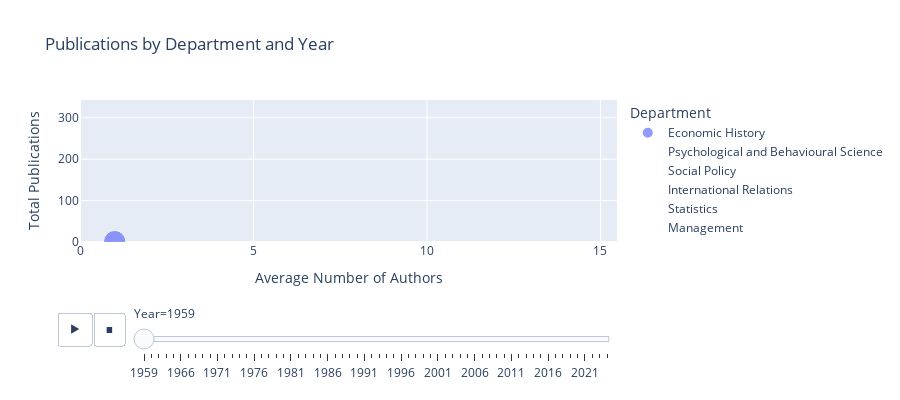

The notebook cell this image was saved under:
### Markdown cell above
Below is sized by average number of authors per publication but can also be sized by total number of publications, can't decide which is better

### Code cell
import plotly.express as px

# creating interactive scatter plot
fig = px.scatter(empty_df, x="Average Authors", y="Total Publications", height=400,
                 size="Average Authors", color="Department", animation_frame="Year",
                 animation_group="Department", hover_name="Department", size_max=60,
                 range_x=[0, empty_df['Average Authors'].max() + 1],
                 range_y=[0, empty_df['Total Publications'].max() + 1],
                 title="Publications by Department and Year")

# adding titles
fig.update_layout(
    xaxis_title="Average Number of Authors",
    yaxis_title="Total Publications",
    legend_title="Department",
    title="Publications by Department and Year",
    )

# displaying plot
fig.show()

### Figure 1 — Plotly figure (JSON) as saved in the notebook; plotly's stock layout.template omitted (floating-point values rounded to 4 significant figures)
{"data": [{"hovertemplate": "<b>%{hovertext}</b><br><br>Department=Economic History<br>Year=1959<br>Average Authors=%{marker.size}<br>Total Publications=%{y}<extra></extra>", "hovertext": ["Economic History"], "ids": ["Economic History"], "legendgroup": "Economic History", "marker": {"color": "#636efa", "size": [1], "sizemode": "area", "sizeref": 0.004021, "symbol": "circle"}, "mode": "markers", "name": "Economic History", "orientation": "v", "showlegend": true, "type": "scatter", "x": [1], "xaxis": "x", "y": [1], "yaxis": "y"}, {"hovertemplate": "<b>%{hovertext}</b><br><br>Department=Psychological and Behavioural Science<br>Year=1959<br>Average Authors=%{marker.size}<br>Total Publications=%{y}<extra></extra>", "hovertext": ["Psychological and Behavioural Science"], "ids": ["Psychological and Behavioural Science"], "legendgroup": "Psychological and Behavioural Science", "marker": {"color": "#EF553B", "size": [0], "sizemode": "area", "sizeref": 0.004021, "symbol": "circle"}, "mode": "markers", "name": "Psychological and Behavioural Science", "orientation": "v", "showlegend": true, "type": "scatter", "x": [0], "xaxis": "x", "y": [0], "yaxis": "y"}, {"hovertemplate": "<b>%{hovertext}</b><br><br>Department=Social Policy<br>Year=1959<br>Average Authors=%{marker.size}<br>Total Publications=%{y}<extra></extra>", "hovertext": ["Social Policy"], "ids": ["Social Policy"], "legendgroup": "Social Policy", "marker": {"color": "#00cc96", "size": [0], "sizemode": "area", "sizeref": 0.004021, "symbol": "circle"}, "mode": "markers", "name": "Social Policy", "orientation": "v", "showlegend": true, "type": "scatter", "x": [0], "xaxis": "x", "y": [0], "yaxis": "y"}, {"hovertemplate": "<b>%{hovertext}</b><br><br>Department=International Relations<br>Year=1959<br>Average Authors=%{marker.size}<br>Total Publications=%{y}<extra></extra>", "hovertext": ["International Relations"], "ids": ["International Relations"], "legendgroup": "International Relations", "marker": {"color": "#ab63fa", "size": [0], "sizemode": "area", "sizeref": 0.004021, "symbol": "circle"}, "mode": "markers", "name": "International Relations", "orientation": "v", "showlegend": true, "type": "scatter", "x": [0], "xaxis": "x", "y": [0], "yaxis": "y"}, {"hovertemplate": "<b>%{hovertext}</b><br><br>Department=Statistics<br>Year=1959<br>Average Authors=%{marker.size}<br>Total Publications=%{y}<extra></extra>", "hovertext": ["Statistics"], "ids": ["Statistics"], "legendgroup": "Statistics", "marker": {"color": "#FFA15A", "size": [0], "sizemode": "area", "sizeref": 0.004021, "symbol": "circle"}, "mode": "markers", "name": "Statistics", "orientation": "v", "showlegend": true, "type": "scatter", "x": [0], "xaxis": "x", "y": [0], "yaxis": "y"}, {"hovertemplate": "<b>%{hovertext}</b><br><br>Department=Management<br>Year=1959<br>Average Authors=%{marker.size}<br>Total Publications=%{y}<extra></extra>", "hovertext": ["Management"], "ids": ["Management"], "legendgroup": "Management", "marker": {"color": "#19d3f3", "size": [0], "sizemode": "area", "sizeref": 0.004021, "symbol": "circle"}, "mode": "markers", "name": "Management", "orientation": "v", "showlegend": true, "type": "scatter", "x": [0], "xaxis": "x", "y": [0], "yaxis": "y"}, {"hovertemplate": "<b>%{hovertext}</b><br><br>Department=Anthropology<br>Year=1959<br>Average Authors=%{marker.size}<br>Total Publications=%{y}<extra></extra>", "hovertext": ["Anthropology"], "ids": ["Anthropology"], "legendgroup": "Anthropology", "marker": {"color": "#FF6692", "size": [0], "sizemode": "area", "sizeref": 0.004021, "symbol": "circle"}, "mode": "markers", "name": "Anthropology", "orientation": "v", "showlegend": true, "type": "scatter", "x": [0], "xaxis": "x", "y": [0], "yaxis": "y"}, {"hovertemplate": "<b>%{hovertext}</b><br><br>Department=Finance<br>Year=1959<br>Average Authors=%{marker.size}<br>Total Publications=%{y}<extra></extra>", "hovertext": ["Finance"], "ids": ["Finance"], "legendgroup": "Finance", "marker": {"color": "#B6E880", "size": [0], "sizemode": "area", "sizeref": 0.004021, "symbol": "circle"}, "mode": "markers", "name": "Finance", "orientation": "v", "showlegend": true, "type": "scatter", "x": [0], "xaxis": "x", "y": [0], "yaxis": "y"}, {"hovertemplate": "<b>%{hovertext}</b><br><br>Department=Geography and Environment<br>Year=1959<br>Average Authors=%{marker.size}<br>Total Publications=%{y}<extra></extra>", "hovertext": ["Geography and Environment"], "ids": ["Geography and Environment"], "legendgroup": "Geography and Environment", "marker": {"color": "#FF97FF", "size": [0], "sizemode": "area", "sizeref": 0.004021, "symbol": "circle"}, "mode": "markers", "name": "Geography and Environment", "orientation": "v", "showlegend": true, "type": "scatter", "x": [0], "xaxis": "x", "y": [0], "yaxis": "y"}, {"hovertemplate": "<b>%{hovertext}</b><br><br>Department=Mathematics<br>Year=1959<br>Average Authors=%{marker.size}<br>Total Publications=%{y}<extra></extra>", "hovertext": ["Mathematics"], "ids": ["Mathematics"], "legendgroup": "Mathematics", "marker": {"color": "#FECB52", "size": [0], "sizemode": "area", "sizeref": 0.004021, "symbol": "circle"}, "mode": "markers", "name": "Mathematics", "orientation": "v", "showlegend": true, "type": "scatter", "x": [0], "xaxis": "x", "y": [0], "yaxis": "y"}, {"hovertemplate": "<b>%{hovertext}</b><br><br>Department=Sociology<br>Year=1959<br>Average Authors=%{marker.size}<br>Total Publications=%{y}<extra></extra>", "hovertext": ["Sociology"], "ids": ["Sociology"], "legendgroup": "Sociology", "marker": {"color": "#636efa", "size": [0], "sizemode": "area", "sizeref": 0.004021, "symbol": "circle"}, "mode": "markers", "name": "Sociology", "orientation": "v", "showlegend": true, "type": "scatter", "x": [0], "xaxis": "x", "y": [0], "yaxis": "y"}, {"hovertemplate": "<b>%{hovertext}</b><br><br>Department=Government<br>Year=1959<br>Average Authors=%{marker.size}<br>Total Publications=%{y}<extra></extra>", "hovertext": ["Government"], "ids": ["Government"], "legendgroup": "Government", "marker": {"color": "#EF553B", "size": [0], "sizemode": "area", "sizeref": 0.004021, "symbol": "circle"}, "mode": "markers", "name": "Government", "orientation": "v", "showlegend": true, "type": "scatter", "x": [0], "xaxis": "x", "y": [0], "yaxis": "y"}], "layout": {"height": 400, "legend": {"itemsizing": "constant", "title": {"text": "Department"}, "tracegroupgap": 0}, "sliders": [{"active": 0, "currentvalue": {"prefix": "Year="}, "len": 0.9, "pad": {"b": 10, "t": 60}, "steps": [{"args": [["1959"], {"frame": {"duration": 0, "redraw": false}, "fromcurrent": true, "mode": "immediate", "transition": {"duration": 0, "easing": "linear"}}], "label": "1959", "method": "animate"}, {"args": [["1962"], {"frame": {"duration": 0, "redraw": false}, "fromcurrent": true, "mode": "immediate", "transition": {"duration": 0, "easing": "linear"}}], "label": "1962", "method": "animate"}, {"args": [["1963"], {"frame": {"duration": 0, "redraw": false}, "fromcurrent": true, "mode": "immediate", "transition": {"duration": 0, "easing": "linear"}}], "label": "1963", "method": "animate"}, {"args": [["1964"], {"frame": {"duration": 0, "redraw": false}, "fromcurrent": true, "mode": "immediate", "transition": {"duration": 0, "easing": "linear"}}], "label": "1964", "method": "animate"}, {"args": [["1965"], {"frame": {"duration": 0, "redraw": false}, "fromcurrent": true, "mode": "immediate", "transition": {"duration": 0, "easing": "linear"}}], "label": "1965", "method": "animate"}, {"args": [["1966"], {"frame": {"duration": 0, "redraw": false}, "fromcurrent": true, "mode": "immediate", "transition": {"duration": 0, "easing": "linear"}}], "label": "1966", "method": "animate"}, {"args": [["1967"], {"frame": {"duration": 0, "redraw": false}, "fromcurrent": true, "mode": "immediate", "transition": {"duration": 0, "easing": "linear"}}], "label": "1967", "method": "animate"}, {"args": [["1968"], {"frame": {"duration": 0, "redraw": false}, "fromcurrent": true, "mode": "immediate", "transition": {"duration": 0, "easing": "linear"}}], "label": "1968", "method": "animate"}, {"args": [["1969"], {"frame": {"duration": 0, "redraw": false}, "fromcurrent": true, "mode": "immediate", "transition": {"duration": 0, "easing": "linear"}}], "label": "1969", "method": "animate"}, {"args": [["1970"], {"frame": {"duration": 0, "redraw": false}, "fromcurrent": true, "mode": "immediate", "transition": {"duration": 0, "easing": "linear"}}], "label": "1970", "method": "animate"}, {"args": [["1971"], {"frame": {"duration": 0, "redraw": false}, "fromcurrent": true, "mode": "immediate", "transition": {"duration": 0, "easing": "linear"}}], "label": "1971", "method": "animate"}, {"args": [["1972"], {"frame": {"duration": 0, "redraw": false}, "fromcurrent": true, "mode": "immediate", "transition": {"duration": 0, "easing": "linear"}}], "label": "1972", "method": "animate"}, {"args": [["1973"], {"frame": {"duration": 0, "redraw": false}, "fromcurrent": true, "mode": "immediate", "transition": {"duration": 0, "easing": "linear"}}], "label": "1973", "method": "animate"}, {"args": [["1974"], {"frame": {"duration": 0, "redraw": false}, "fromcurrent": true, "mode": "immediate", "transition": {"duration": 0, "easing": "linear"}}], "label": "1974", "method": "animate"}, {"args": [["1975"], {"frame": {"duration": 0, "redraw": false}, "fromcurrent": true, "mode": "immediate", "transition": {"duration": 0, "easing": "linear"}}], "label": "1975", "method": "animate"}, {"args": [["1976"], {"frame": {"duration": 0, "redraw": false}, "fromcurrent": true, "mode": "immediate", "transition": {"duration": 0, "easing": "linear"}}], "label": "1976", "method": "animate"}, {"args": [["1977"], {"frame": {"duration": 0, "redraw": false}, "fromcurrent": true, "mode": "immediate", "transition": {"duration": 0, "easing": "linear"}}], "label": "1977", "method": "animate"}, {"args": [["1978"], {"frame": {"duration": 0, "redraw": false}, "fromcurrent": true, "mode": "immediate", "transition": {"duration": 0, "easing": "linear"}}], "label": "1978", "method": "animate"}, {"args": [["1979"], {"frame": {"duration": 0, "redraw": false}, "fromcurrent": true, "mode": "immediate", "transition": {"duration": 0, "easing": "linear"}}], "label": "1979", "method": "animate"}, {"args": [["1980"], {"frame": {"duration": 0, "redraw": false}, "fromcurrent": true, "mode": "immediate", "transition": {"duration": 0, "easing": "linear"}}], "label": "1980", "method": "animate"}, {"args": [["1981"], {"frame": {"duration": 0, "redraw": false}, "fromcurrent": true, "mode": "immediate", "transition": {"duration": 0, "easing": "linear"}}], "label": "1981", "method": "animate"}, {"args": [["1982"], {"frame": {"duration": 0, "redraw": false}, "fromcurrent": true, "mode": "immediate", "transition": {"duration": 0, "easing": "linear"}}], "label": "1982", "method": "animate"}, {"args": [["1983"], {"frame": {"duration": 0, "redraw": false}, "fromcurrent": true, "mode": "immediate", "transition": {"duration": 0, "easing": "linear"}}], "label": "1983", "method": "animate"}, {"args": [["1984"], {"frame": {"duration": 0, "redraw": false}, "fromcurrent": true, "mode": "immediate", "transition": {"duration": 0, "easing": "linear"}}], "label": "1984", "method": "animate"}, {"args": [["1985"], {"frame": {"duration": 0, "redraw": false}, "fromcurrent": true, "mode": "immediate", "transition": {"duration": 0, "easing": "linear"}}], "label": "1985", "method": "animate"}, {"args": [["1986"], {"frame": {"duration": 0, "redraw": false}, "fromcurrent": true, "mode": "immediate", "transition": {"duration": 0, "easing": "linear"}}], "label": "1986", "method": "animate"}, {"args": [["1987"], {"frame": {"duration": 0, "redraw": false}, "fromcurrent": true, "mode": "immediate", "transition": {"duration": 0, "easing": "linear"}}], "label": "1987", "method": "animate"}, {"args": [["1988"], {"frame": {"duration": 0, "redraw": false}, "fromcurrent": true, "mode": "immediate", "transition": {"duration": 0, "easing": "linear"}}], "label": "1988", "method": "animate"}, {"args": [["1989"], {"frame": {"duration": 0, "redraw": false}, "fromcurrent": true, "mode": "immediate", "transition": {"duration": 0, "easing": "linear"}}], "label": "1989", "method": "animate"}, {"args": [["1990"], {"frame": {"duration": 0, "redraw": false}, "fromcurrent": true, "mode": "immediate", "transition": {"duration": 0, "easing": "linear"}}], "label": "1990", "method": "animate"}, {"args": [["1991"], {"frame": {"duration": 0, "redraw": false}, "fromcurrent": true, "mode": "immediate", "transition": {"duration": 0, "easing": "linear"}}], "label": "1991", "method": "animate"}, {"args": [["1992"], {"frame": {"duration": 0, "redraw": false}, "fromcurrent": true, "mode": "immediate", "transition": {"duration": 0, "easing": "linear"}}], "label": "1992", "method": "animate"}, {"args": [["1993"], {"frame": {"duration": 0, "redraw": false}, "fromcurrent": true, "mode": "immediate", "transition": {"duration": 0, "easing": "linear"}}], "label": "1993", "method": "animate"}, {"args": [["1994"], {"frame": {"duration": 0, "redraw": false}, "fromcurrent": true, "mode": "immediate", "transition": {"duration": 0, "easing": "linear"}}], "label": "1994", "method": "animate"}, {"args": [["1995"], {"frame": {"duration": 0, "redraw": false}, "fromcurrent": true, "mode": "immediate", "transition": {"duration": 0, "easing": "linear"}}], "label": "1995", "method": "animate"}, {"args": [["1996"], {"frame": {"duration": 0, "redraw": false}, "fromcurrent": true, "mode": "immediate", "transition": {"duration": 0, "easing": "linear"}}], "label": "1996", "method": "animate"}, {"args": [["1997"], {"frame": {"duration": 0, "redraw": false}, "fromcurrent": true, "mode": "immediate", "transition": {"duration": 0, "easing": "linear"}}], "label": "1997", "method": "animate"}, {"args": [["1998"], {"frame": {"duration": 0, "redraw": false}, "fromcurrent": true, "mode": "immediate", "transition": {"duration": 0, "easing": "linear"}}], "label": "1998", "method": "animate"}, {"args": [["1999"], {"frame": {"duration": 0, "redraw": false}, "fromcurrent": true, "mode": "immediate", "transition": {"duration": 0, "easing": "linear"}}], "label": "1999", "method": "animate"}, {"args": [["2000"], {"frame": {"duration": 0, "redraw": false}, "fromcurrent": true, "mode": "immediate", "transition": {"duration": 0, "easing": "linear"}}], "label": "2000", "method": "animate"}, {"args": [["2001"], {"frame": {"duration": 0, "redraw": false}, "fromcurrent": true, "mode": "immediate", "transition": {"duration": 0, "easing": "linear"}}], "label": "2001", "method": "animate"}, {"args": [["2002"], {"frame": {"duration": 0, "redraw": false}, "fromcurrent": true, "mode": "immediate", "transition": {"duration": 0, "easing": "linear"}}], "label": "2002", "method": "animate"}, {"args": [["2003"], {"frame": {"duration": 0, "redraw": false}, "fromcurrent": true, "mode": "immediate", "transition": {"duration": 0, "easing": "linear"}}], "label": "2003", "method": "animate"}, {"args": [["2004"], {"frame": {"duration": 0, "redraw": false}, "fromcurrent": true, "mode": "immediate", "transition": {"duration": 0, "easing": "linear"}}], "label": "2004", "method": "animate"}, {"args": [["2005"], {"frame": {"duration": 0, "redraw": false}, "fromcurrent": true, "mode": "immediate", "transition": {"duration": 0, "easing": "linear"}}], "label": "2005", "method": "animate"}, {"args": [["2006"], {"frame": {"duration": 0, "redraw": false}, "fromcurrent": true, "mode": "immediate", "transition": {"duration": 0, "easing": "linear"}}], "label": "2006", "method": "animate"}, {"args": [["2007"], {"frame": {"duration": 0, "redraw": false}, "fromcurrent": true, "mode": "immediate", "transition": {"duration": 0, "easing": "linear"}}], "label": "2007", "method": "animate"}, {"args": [["2008"], {"frame": {"duration": 0, "redraw": false}, "fromcurrent": true, "mode": "immediate", "transition": {"duration": 0, "easing": "linear"}}], "label": "2008", "method": "animate"}, {"args": [["2009"], {"frame": {"duration": 0, "redraw": false}, "fromcurrent": true, "mode": "immediate", "transition": {"duration": 0, "easing": "linear"}}], "label": "2009", "method": "animate"}, {"args": [["2010"], {"frame": {"duration": 0, "redraw": false}, "fromcurrent": true, "mode": "immediate", "transition": {"duration": 0, "easing": "linear"}}], "label": "2010", "method": "animate"}, {"args": [["2011"], {"frame": {"duration": 0, "redraw": false}, "fromcurrent": true, "mode": "immediate", "transition": {"duration": 0, "easing": "linear"}}], "label": "2011", "method": "animate"}, {"args": [["2012"], {"frame": {"duration": 0, "redraw": false}, "fromcurrent": true, "mode": "immediate", "transition": {"duration": 0, "easing": "linear"}}], "label": "2012", "method": "animate"}, {"args": [["2013"], {"frame": {"duration": 0, "redraw": false}, "fromcurrent": true, "mode": "immediate", "transition": {"duration": 0, "easing": "linear"}}], "label": "2013", "method": "animate"}, {"args": [["2014"], {"frame": {"duration": 0, "redraw": false}, "fromcurrent": true, "mode": "immediate", "transition": {"duration": 0, "easing": "linear"}}], "label": "2014", "method": "animate"}, {"args": [["2015"], {"frame": {"duration": 0, "redraw": false}, "fromcurrent": true, "mode": "immediate", "transition": {"duration": 0, "easing": "linear"}}], "label": "2015", "method": "animate"}, {"args": [["2016"], {"frame": {"duration": 0, "redraw": false}, "fromcurrent": true, "mode": "immediate", "transition": {"duration": 0, "easing": "linear"}}], "label": "2016", "method": "animate"}, {"args": [["2017"], {"frame": {"duration": 0, "redraw": false}, "fromcurrent": true, "mode": "immediate", "transition": {"duration": 0, "easing": "linear"}}], "label": "2017", "method": "animate"}, {"args": [["2018"], {"frame": {"duration": 0, "redraw": false}, "fromcurrent": true, "mode": "immediate", "transition": {"duration": 0, "easing": "linear"}}], "label": "2018", "method": "animate"}, {"args": [["2019"], {"frame": {"duration": 0, "redraw": false}, "fromcurrent": true, "mode": "immediate", "transition": {"duration": 0, "easing": "linear"}}], "label": "2019", "method": "animate"}, {"args": [["2020"], {"frame": {"duration": 0, "redraw": false}, "fromcurrent": true, "mode": "immediate", "transition": {"duration": 0, "easing": "linear"}}], "label": "2020", "method": "animate"}, {"args": [["2021"], {"frame": {"duration": 0, "redraw": false}, "fromcurrent": true, "mode": "immediate", "transition": {"duration": 0, "easing": "linear"}}], "label": "2021", "method": "animate"}, {"args": [["2022"], {"frame": {"duration": 0, "redraw": false}, "fromcurrent": true, "mode": "immediate", "transition": {"duration": 0, "easing": "linear"}}], "label": "2022", "method": "animate"}, {"args": [["2023"], {"frame": {"duration": 0, "redraw": false}, "fromcurrent": true, "mode": "immediate", "transition": {"duration": 0, "easing": "linear"}}], "label": "2023", "method": "animate"}, {"args": [["2024"], {"frame": {"duration": 0, "redraw": false}, "fromcurrent": true, "mode": "immediate", "transition": {"duration": 0, "easing": "linear"}}], "label": "2024", "method": "animate"}], "x": 0.1, "xanchor": "left", "y": 0, "yanchor": "top"}], "title": {"text": "Publications by Department and Year"}, "updatemenus": [{"buttons": [{"args": [null, {"frame": {"duration": 500, "redraw": false}, "fromcurrent": true, "mode": "immediate", "transition": {"duration": 500, "easing": "linear"}}], "label": "&#9654;", "method": "animate"}, {"args": [[null], {"frame": {"duration": 0, "redraw": false}, "fromcurrent": true, "mode": "immediate", "transition": {"duration": 0, "easing": "linear"}}], "label": "&#9724;", "method": "animate"}], "direction": "left", "pad": {"r": 10, "t": 70}, "showactive": false, "type": "buttons", "x": 0.1, "xanchor": "right", "y": 0, "yanchor": "top"}], "xaxis": {"anchor": "y", "domain": [0, 1], "range": [0, 15.48], "title": {"text": "Average Number of Authors"}}, "yaxis": {"anchor": "x", "domain": [0, 1], "range": [0, 343], "title": {"text": "Total Publications"}}}}
